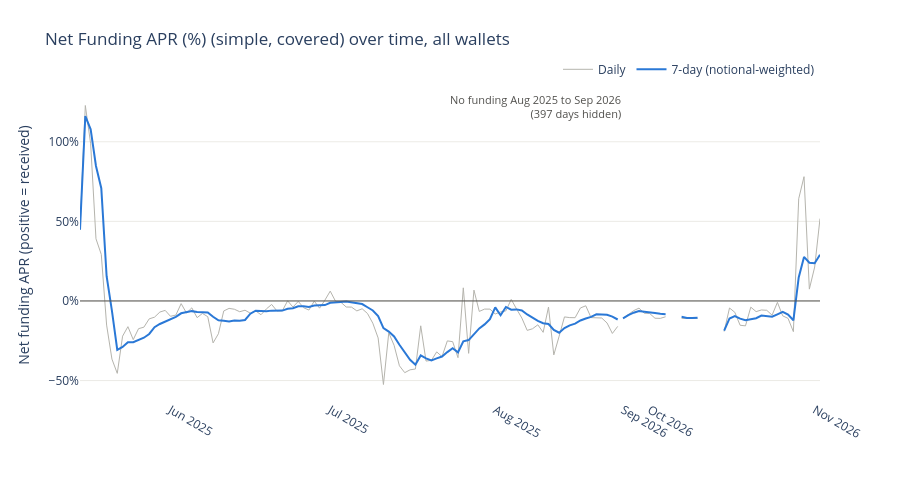

This figure's notebook cell:
### Markdown cell above
## Net funding APR over time

Applies the open-positions `Net Funding APR (%) (simple, covered)` formula to Hyperliquid funding history: net funding cash flow divided by gross notional, annualized, pooled across wallets. The history records actual funding on positions held at the time; the summary table shows the current rate on current positions, so the two differ. Daily values use US Eastern days, and the 7-day line is notional-weighted. Positive means funding received.

### Code cell
_ = analytics.show_funding_apr_chart()

### Figure 1 — Plotly figure (JSON) as saved in the notebook; plotly's stock layout.template omitted (floating-point values rounded to 4 significant figures; data arrays with more than 128 entries replaced by an {"elided": "..."} marker saying what was removed)
{"data": [{"hovertemplate": "Daily %{y:.2f}%<extra></extra>", "line": {"color": "#b5b4ad", "width": 1}, "mode": "lines", "name": "Daily", "x": {"elided": "537 str values"}, "y": {"elided": "537 float values"}, "type": "scatter"}, {"hovertemplate": "7-day %{y:.2f}%<extra></extra>", "line": {"color": "#2a78d6", "width": 2}, "mode": "lines", "name": "7-day (notional-weighted)", "x": {"elided": "537 str values"}, "y": {"elided": "537 float values"}, "type": "scatter"}], "layout": {"shapes": [{"line": {"color": "#52514e", "width": 1}, "type": "line", "x0": 0, "x1": 1, "xref": "x domain", "y0": 0, "y1": 0, "yref": "y"}], "annotations": [{"align": "right", "font": {"color": "#52514e", "size": 11}, "showarrow": false, "text": "No funding Aug 2025 to Sep 2026<br>(397 days hidden)", "x": "2026-09-26T00:00:00", "xanchor": "right", "y": 1, "yanchor": "top", "yref": "paper"}], "yaxis": {"title": {"text": "Net funding APR (positive = received)"}, "ticksuffix": "%", "gridcolor": "#ecebe6", "zeroline": false}, "legend": {"orientation": "h", "y": 1.02, "yanchor": "bottom", "x": 1, "xanchor": "right"}, "margin": {"t": 90}, "title": {"text": "Net Funding APR (%) (simple, covered) over time, all wallets"}, "height": 480, "hovermode": "x unified", "xaxis": {"rangebreaks": [{"bounds": ["2025-08-25T00:00:00", "2026-09-26T00:00:00"]}], "showgrid": false, "dtick": "M1", "tickformat": "%b %Y"}}}
